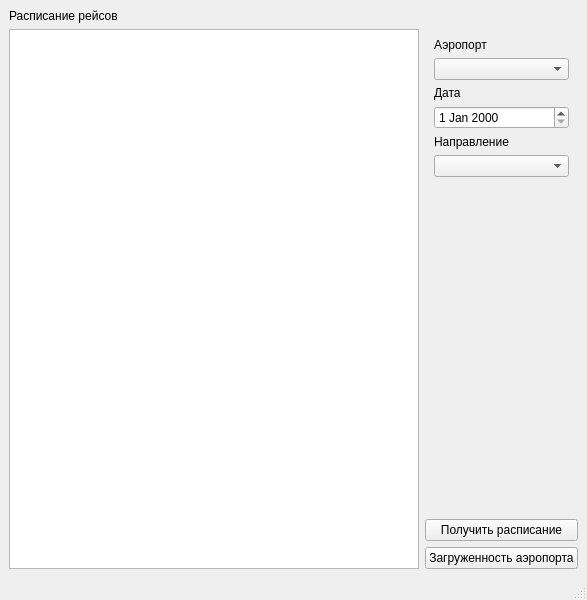
<?xml version="1.0" encoding="UTF-8"?>
<ui version="4.0">
 <class>MainWindow</class>
 <widget class="QMainWindow" name="MainWindow">
  <property name="geometry">
   <rect>
    <x>0</x>
    <y>0</y>
    <width>587</width>
    <height>600</height>
   </rect>
  </property>
  <property name="windowTitle">
   <string>MainWindow</string>
  </property>
  <property name="windowIcon">
   <iconset>
    <normaloff>Falcon.ico</normaloff>Falcon.ico</iconset>
  </property>
  <widget class="QWidget" name="centralwidget">
   <layout class="QGridLayout" name="gridLayout">
    <item row="3" column="1">
     <widget class="QPushButton" name="pB_load">
      <property name="text">
       <string>Получить расписание</string>
      </property>
     </widget>
    </item>
    <item row="2" column="1">
     <spacer name="verticalSpacer">
      <property name="orientation">
       <enum>Qt::Vertical</enum>
      </property>
      <property name="sizeHint" stdset="0">
       <size>
        <width>20</width>
        <height>286</height>
       </size>
      </property>
     </spacer>
    </item>
    <item row="1" column="0" rowspan="4">
     <widget class="QTableView" name="tableView"/>
    </item>
    <item row="4" column="1">
     <widget class="QPushButton" name="pB_congestion">
      <property name="autoFillBackground">
       <bool>false</bool>
      </property>
      <property name="text">
       <string>Загруженность аэропорта</string>
      </property>
      <property name="autoRepeat">
       <bool>false</bool>
      </property>
      <property name="autoDefault">
       <bool>false</bool>
      </property>
      <property name="flat">
       <bool>false</bool>
      </property>
     </widget>
    </item>
    <item row="0" column="0">
     <widget class="QLabel" name="lb_tableView">
      <property name="text">
       <string>Расписание рейсов</string>
      </property>
     </widget>
    </item>
    <item row="1" column="1">
     <widget class="QFrame" name="frame">
      <layout class="QVBoxLayout" name="verticalLayout">
       <item>
        <widget class="QLabel" name="label_4">
         <property name="text">
          <string>Аэропорт</string>
         </property>
        </widget>
       </item>
       <item>
        <widget class="QComboBox" name="cB_airport_name"/>
       </item>
       <item>
        <widget class="QLabel" name="label_3">
         <property name="text">
          <string>Дата</string>
         </property>
        </widget>
       </item>
       <item>
        <widget class="QDateEdit" name="dateEdit"/>
       </item>
       <item>
        <widget class="QLabel" name="label_2">
         <property name="text">
          <string>Направление</string>
         </property>
        </widget>
       </item>
       <item>
        <widget class="QComboBox" name="cB_direction"/>
       </item>
      </layout>
     </widget>
    </item>
   </layout>
  </widget>
  <widget class="QMenuBar" name="menubar">
   <property name="geometry">
    <rect>
     <x>0</x>
     <y>0</y>
     <width>587</width>
     <height>25</height>
    </rect>
   </property>
  </widget>
  <widget class="QStatusBar" name="statusbar"/>
 </widget>
 <resources/>
 <connections/>
</ui>
